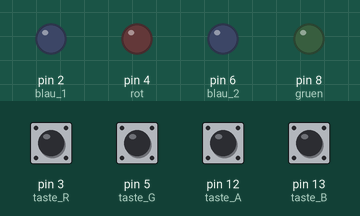
This sketch was run on a simulated Arduino Uno, built with avr-gcc and run on an emulated ATmega328P. Parts: output pins drawn as LEDs (lit = HIGH). Inputs (shaded band) come from the test bench; at power-on: pin 3 (taste_R), pin 5 (taste_G), pin 12 (taste_A), pin 13 (taste_B) LOW.

Above: at 1.2 s.
1.3 s: pin 3 (taste_R) pulled HIGH for 0.15 s
At 1.8 s:
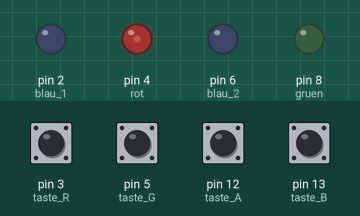
2.9 s: pin 12 (taste_A) pulled HIGH for 0.15 s
At 3.0 s:
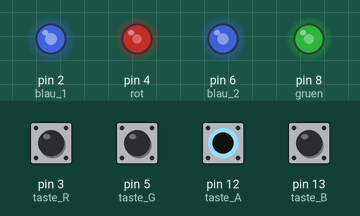
4.6 s: pin 5 (taste_G) pulled HIGH for 1 s
At 5.0 s:
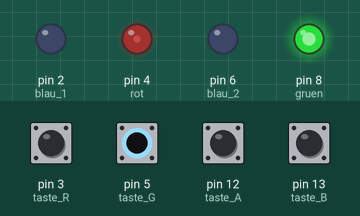
7.1 s: pin 13 (taste_B) pulled HIGH for 0.15 s
At 7.2 s:
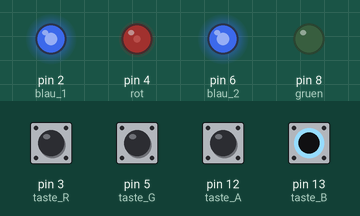
8.8 s: pin 5 (taste_G) pulled HIGH for 0.15 s
At 9.3 s:
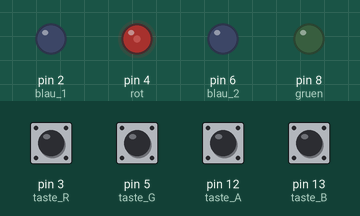
10.5 s: pin 12 (taste_A) pulled HIGH for 1 s
At 11.2 s:
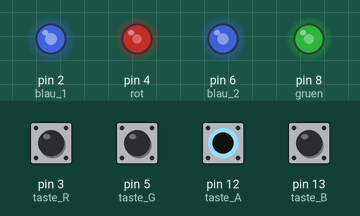
Timing chart, 0 to 13.5 s (numbered marks = the images above; inputs shaded):
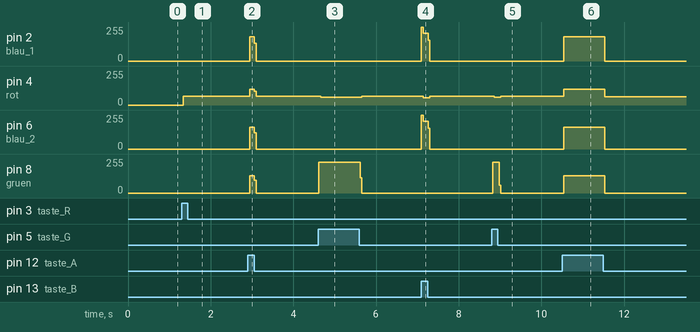

Measured:
- after the input at 1.3 s, pin 4 (rot): 0/255 → 64/255 at once
- after the input at 2.9 s, pin 2 (blau_1): 0/255 → 181/255 at once, → 0/255 0.12 s later; pin 4 (rot): 64/255 → 118/255 at once, → 65/255 0.12 s later; pin 6 (blau_2): 0/255 → 165/255 at once, → 0/255 0.12 s later; pin 8 (gruen): 0/255 → 129/255 at once, → 0/255 0.12 s later
- after the input at 4.6 s, pin 4 (rot): 65/255 → 59/255 after 0.06 s, → 65/255 1.0 s later; pin 8 (gruen): 0/255 → 232/255 at once, → 0/255 1.0 s later
- after the input at 7.1 s, pin 2 (blau_1), pin 6 (blau_2): 0/255 → 210/255 at once, → 0/255 0.16 s later; pin 4 (rot): 65/255 → 54/255 at once, → 65/255 0.16 s later
- after the input at 8.8 s, pin 4 (rot): 65/255 → 59/255 after 0.06 s, → 65/255 0.16 s later; pin 8 (gruen): 0/255 → 232/255 at once, → 0/255 0.16 s later
- after the input at 10.5 s, pin 2 (blau_1): 0/255 → 181/255 at once, → 0/255 1.0 s later; pin 4 (rot): 65/255 → 118/255 at once, → 63/255 1.0 s later; pin 6 (blau_2): 0/255 → 165/255 at once, → 0/255 1.0 s later; pin 8 (gruen): 0/255 → 129/255 at once, → 0/255 1.0 s later

The sketch:

carnifexx-1.ino
```cpp
#define rot 4
#define blau_1 2
#define gruen 8
#define blau_2 6
#define taste_R 3
#define taste_G 5
#define taste_B 13
#define taste_A 12

int Rot_An = 0;
int Gruen_An = 0;
int Blau_An = 0;
int Alle_An = 0;
bool lampRed = false;
bool pushButton = true;

void setup() {
  // put your setup code here, to run once:
  pinMode(rot, OUTPUT);
  pinMode(blau_1, OUTPUT);
  pinMode(gruen, OUTPUT);
  pinMode(blau_2, OUTPUT);
  pinMode(taste_R, INPUT);
  pinMode(taste_G, INPUT);
  pinMode(taste_B, INPUT);
  pinMode(taste_A, INPUT);
}

void loop() {
  // put your main code here, to run repeatedly:
  // ###################  Taste ROT  ###########
  Rot_An = digitalRead(taste_R);
  digitalWrite(rot, LOW);
  if (Rot_An == HIGH && pushButton)
  {
    boolFarbe();
    pushButton = false;
  }
  if (Rot_An == LOW){
    pushButton = true;
  }

  // ####################  Taste Gruen  #########
  Gruen_An = digitalRead(taste_G);
  digitalWrite(gruen, LOW);
  if (Gruen_An == HIGH)
  {
    digitalWrite(gruen, HIGH);
  }
  // ####################  Taste Blau  ##########
  Blau_An = digitalRead(taste_B);
  digitalWrite(blau_1, LOW);
  digitalWrite(blau_2, LOW);
  if (Blau_An == HIGH)
  {
    digitalWrite(blau_1, HIGH);
    digitalWrite(blau_2, HIGH);
  }
  // ########################  Taste ALLE  ##########
  Alle_An = digitalRead(taste_A);
  if (Alle_An == HIGH)
  {
    digitalWrite(rot, HIGH);
    digitalWrite(blau_1, HIGH);
    digitalWrite(gruen, HIGH);
    digitalWrite(blau_2, HIGH);
  }

  setRed();
}

void boolFarbe(){
  lampRed = !lampRed;
}

void setRed(){
  if(lampRed){
  digitalWrite(rot, HIGH);
  }
}
```
